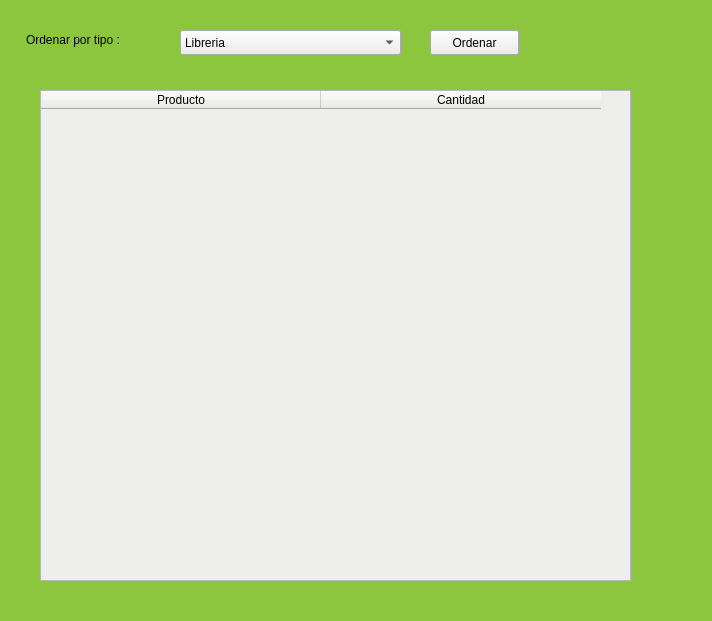
<?xml version="1.0" encoding="UTF-8"?>
<ui version="4.0">
 <class>form_stock_actual</class>
 <widget class="QWidget" name="form_stock_actual">
  <property name="geometry">
   <rect>
    <x>0</x>
    <y>0</y>
    <width>712</width>
    <height>621</height>
   </rect>
  </property>
  <property name="windowTitle">
   <string>Stock Actual</string>
  </property>
  <property name="styleSheet">
   <string notr="true">background-color: rgb(140, 198, 63);</string>
  </property>
  <widget class="QTableWidget" name="tw_inventario">
   <property name="geometry">
    <rect>
     <x>40</x>
     <y>90</y>
     <width>591</width>
     <height>491</height>
    </rect>
   </property>
   <property name="styleSheet">
    <string notr="true">background-color: rgb(238, 238, 236);</string>
   </property>
   <attribute name="horizontalHeaderDefaultSectionSize">
    <number>280</number>
   </attribute>
   <column>
    <property name="text">
     <string>Producto</string>
    </property>
   </column>
   <column>
    <property name="text">
     <string>Cantidad</string>
    </property>
   </column>
  </widget>
  <widget class="QLabel" name="label">
   <property name="geometry">
    <rect>
     <x>26</x>
     <y>30</y>
     <width>131</width>
     <height>20</height>
    </rect>
   </property>
   <property name="text">
    <string>Ordenar por tipo :</string>
   </property>
  </widget>
  <widget class="QPushButton" name="btn_ordenar">
   <property name="geometry">
    <rect>
     <x>430</x>
     <y>30</y>
     <width>89</width>
     <height>25</height>
    </rect>
   </property>
   <property name="styleSheet">
    <string notr="true">background-color: rgb(238, 238, 236);</string>
   </property>
   <property name="text">
    <string>Ordenar</string>
   </property>
  </widget>
  <widget class="QComboBox" name="cbx_tipo_producto">
   <property name="geometry">
    <rect>
     <x>180</x>
     <y>30</y>
     <width>221</width>
     <height>25</height>
    </rect>
   </property>
   <property name="styleSheet">
    <string notr="true">background-color: rgb(238, 238, 236);</string>
   </property>
   <item>
    <property name="text">
     <string>Libreria</string>
    </property>
   </item>
   <item>
    <property name="text">
     <string>Autopartes</string>
    </property>
   </item>
   <item>
    <property name="text">
     <string>Almacen</string>
    </property>
   </item>
  </widget>
 </widget>
 <resources/>
 <connections/>
</ui>
